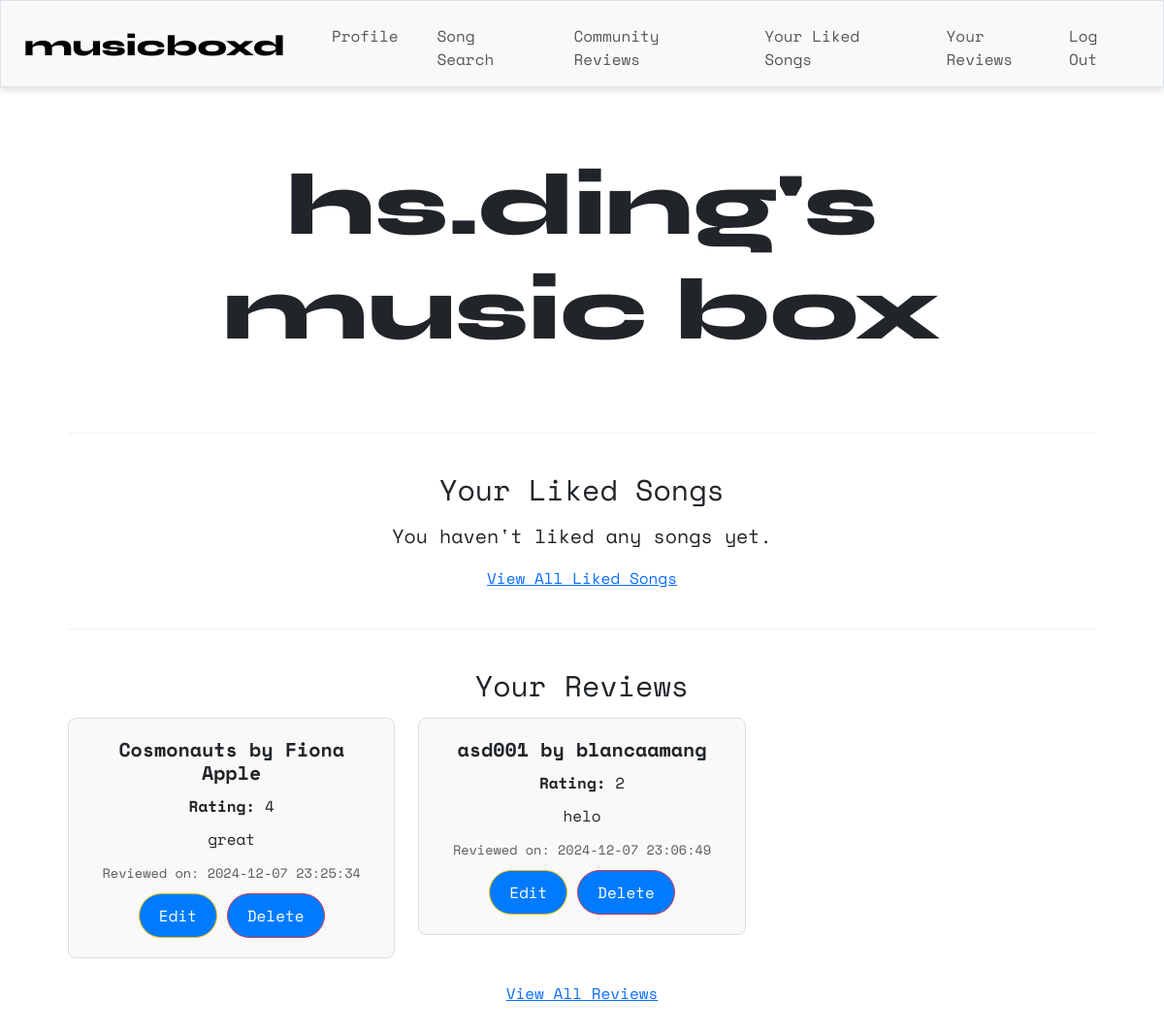
The page /profile (signed in) on the database as committed earlier.
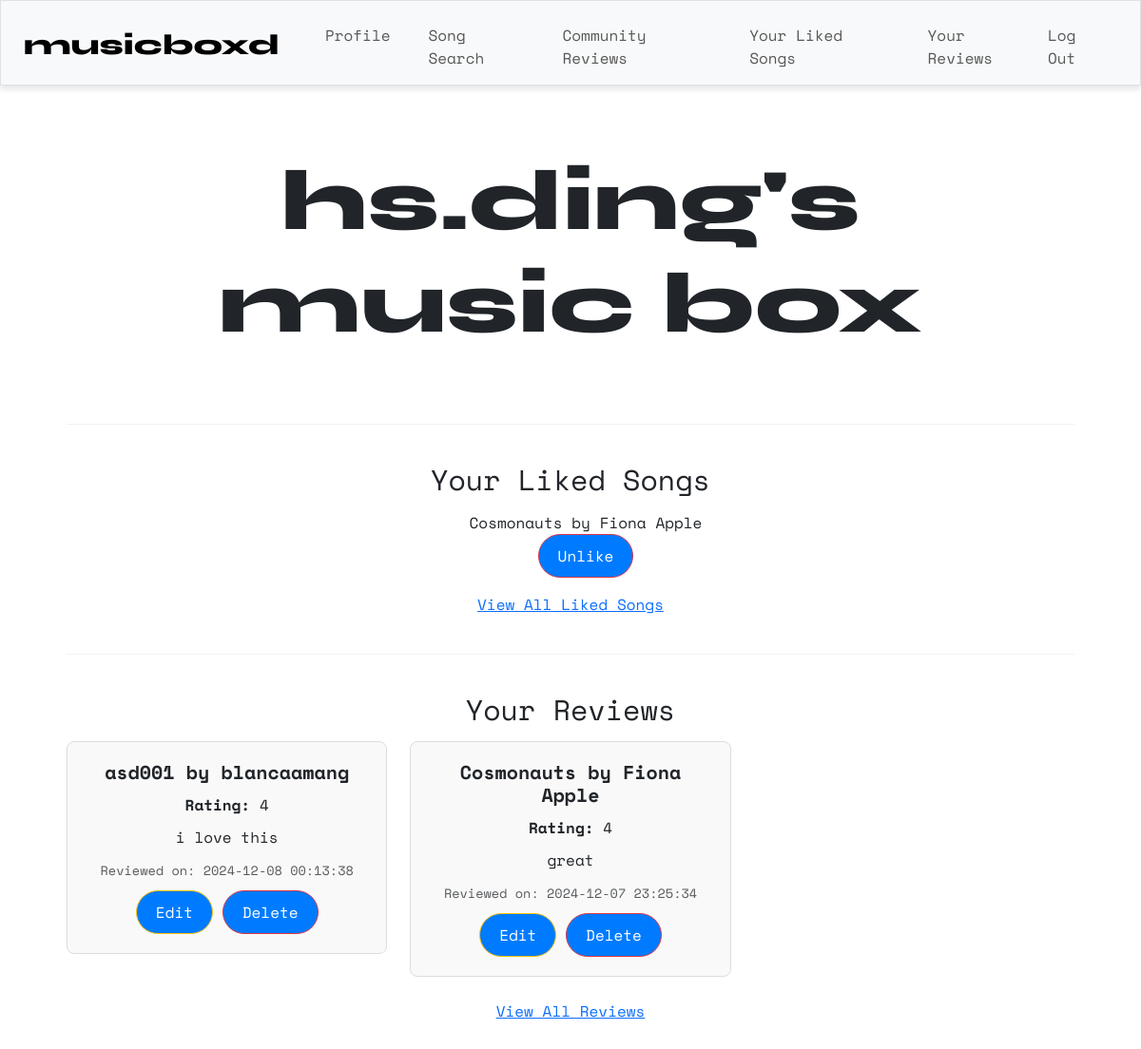
The same page on the database as committed later.
### tables this page shows
CREATE TABLE reviews ( id INTEGER PRIMARY KEY, review TEXT NOT NULL, rating INTEGER NOT NULL, user_id INTEGER NOT NULL, song_id TEXT NOT NULL, timestamp DATETIME DEFAULT CURRENT_TIMESTAMP, FOREIGN KEY (user_id) REFERENCES users (id), FOREIGN KEY (song_id) REFERENCES songs (id) );

CREATE TABLE songs ( id TEXT PRIMARY KEY, title TEXT NOT NULL, artist TEXT NOT NULL);

### app.py (the view)
@app.route("/profile")
@login_required
def profile():
    user = db.execute("SELECT * FROM users WHERE id = ?", (session["user_id"],))
    if len(user) != 1:
        error_message = "Something went wrong during registration."
        return render_template("profile.html", error_message=error_message)
    username = user[0]["username"]
    reviews = db.execute(
        """
        SELECT reviews.id, reviews.rating, reviews.timestamp, reviews.review,
        songs.title AS song_title, songs.artist AS song_artist
        FROM reviews
        JOIN songs ON reviews.song_id = songs.id
        WHERE reviews.user_id = ?
        ORDER BY reviews.timestamp DESC LIMIT 5
        """, session["user_id"]
        )
    liked_songs = db.execute(
        """
        SELECT songs.id AS spotify_id, songs.title AS name, songs.artist
        FROM songs
        JOIN likes ON songs.id = likes.song_id
        WHERE likes.user_id = ?
        ORDER BY likes.timestamp DESC LIMIT 5

        """,
        (session["user_id"],)
    )
    return render_template("profile.html", name=username, reviews=reviews, songs=liked_songs)

### helpers.py (called while the page is built)
def login_required(f):
    @wraps(f)
    def decorated_function(*args, **kwargs):
        if session.get("user_id") is None:
            return redirect("/login")
        return f(*args, **kwargs)
    return decorated_function

### templates/profile.html (shortened to what this page needs)
{% extends "layout.html" %}
{% block main %}
    <div class="container">
        <h1 class="syne">{{ name }}'s<br>music box</h1>
        <br>
        <hr>
        <h2>Your Liked Songs</h2>
        {% if songs %}
            <ul>
                {% for song in songs %}
                    <li>{{ song.name }} by {{ song.artist }}</li>
                    <form action="{{ url_for('like_song') }}" method="post" style="display:inline;">
                        <button type="submit" class="btn btn-danger btn-sm">Unlike</button>
                    </form>
                {% endfor %}
            </ul>
        {% else %}
            <p>You haven't liked any songs yet.</p>
        {% endif %}
        <a href="{{ url_for('all_liked') }}">View All Liked Songs</a>
        <br>
        <hr>
        <h2>Your Reviews</h2>
        {% if reviews %}
            <div class="row row-cols-1 row-cols-md-3 g-4">
                {% for review in reviews %}
                    <div class="col">
                        <div class="card">
                            <div class="card-body">
                                <h5 class="card-title">{{ review.song_title }} by {{ review.song_artist }}</h5>
                                <p class="card-text"><strong>Rating:</strong> {{ review.rating }}</p>
                                <p class="card-text">{{ review.review }}</p>
                                <p class="card-text"><small class="text-muted">Reviewed on: {{ review.timestamp }}</small></p>
                                <a href="{{ url_for('edit_review', review_id=review.id) }}" class="btn btn-warning btn-sm">Edit</a>
                                <form action="{{ url_for('delete_review', review_id=review.id) }}" method="post" style="display:inline;">
                                    <button type="submit" class="btn btn-danger btn-sm">Delete</button>
                                </form>
                            </div>
                        </div>
                    </div>
                {% endfor %}
            </div>
        {% else %}
            <p>No reviews yet.</p>
        {% endif %}
        <br>
        <a href="{{ url_for('all_reviews') }}">View All Reviews</a>
    </div>
    <br>
{% endblock %}

Rows that differ between the two databases and show on the page:
now on this page (row unchanged): songs: name "Cosmonauts", artist "Fiona Apple"
changed reviews "asd001": rating "2" → "4"; review "helo" → "i love this"; timestamp "2024-12-07 23:06:49" → "2024-12-08 00:13:38"; moves up the list
Other text that changed with them:
text no longer shown: "You haven't liked any songs yet."
